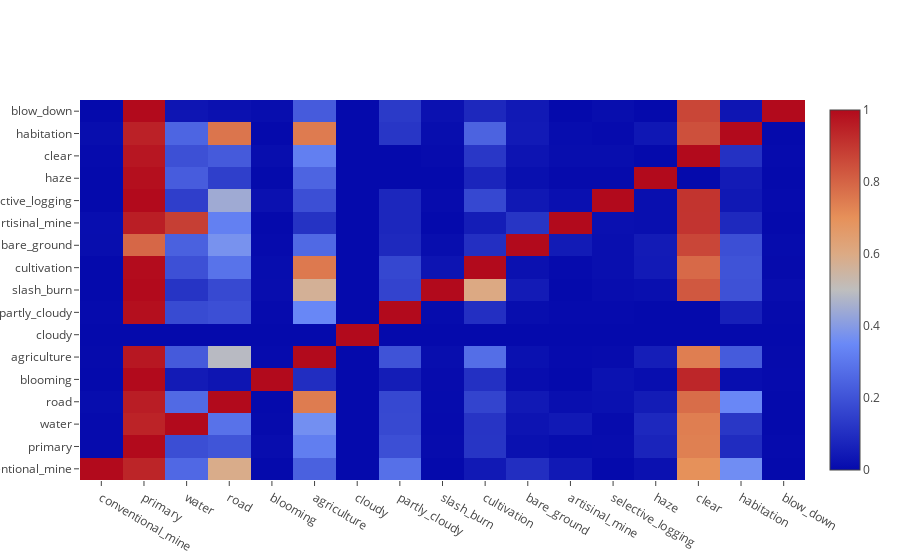

This figure's notebook cell:
### Markdown cell above
### Observation
Image visibility varies. Images with out haze and cloud are much easier to identify the land type. 

Each picture has multiple labels except for 'Cloudy' tag, which does not appear with other labels. 'Water' is sometimes hard to identify in the images.

### Code cell
#Display counts of weather and land labels
df["combined_tags"] = df["weather"] + " " + df["land"]
labels = df['combined_tags'].apply(lambda x: x.split(' '))
all_tags = [item for sublist in list(labels.values) for item in sublist]
labels_s = pd.Series(all_tags).value_counts() # To sort them by count
fig, ax = plt.subplots(figsize=(8, 4))
sns.barplot(x=labels_s, y=labels_s.index, orient='h', order = ['haze', 'partly_cloudy', 'cloudy', 'clear','primary', 'water', 'other'])

### Figure 1 — Plotly figure (JSON) as saved in the notebook; plotly's stock layout.template omitted (floating-point values rounded to 4 significant figures; data arrays with more than 128 entries replaced by an {"elided": "..."} marker saying what was removed)
{"data": [{"type": "heatmap", "uid": "00f3ae98-9789-11e8-8af6-720000bd3e80", "x": ["conventional_mine", "primary", "water", "road", "blooming", "agriculture", "cloudy", "partly_cloudy", "slash_burn", "cultivation", "bare_ground", "artisinal_mine", "selective_logging", "haze", "clear", "habitation", "blow_down"], "y": ["conventional_mine", "primary", "water", "road", "blooming", "agriculture", "cloudy", "partly_cloudy", "slash_burn", "cultivation", "bare_ground", "artisinal_mine", "selective_logging", "haze", "clear", "habitation", "blow_down"], "z": {"elided": "17x17 float values"}}], "layout": {}}
